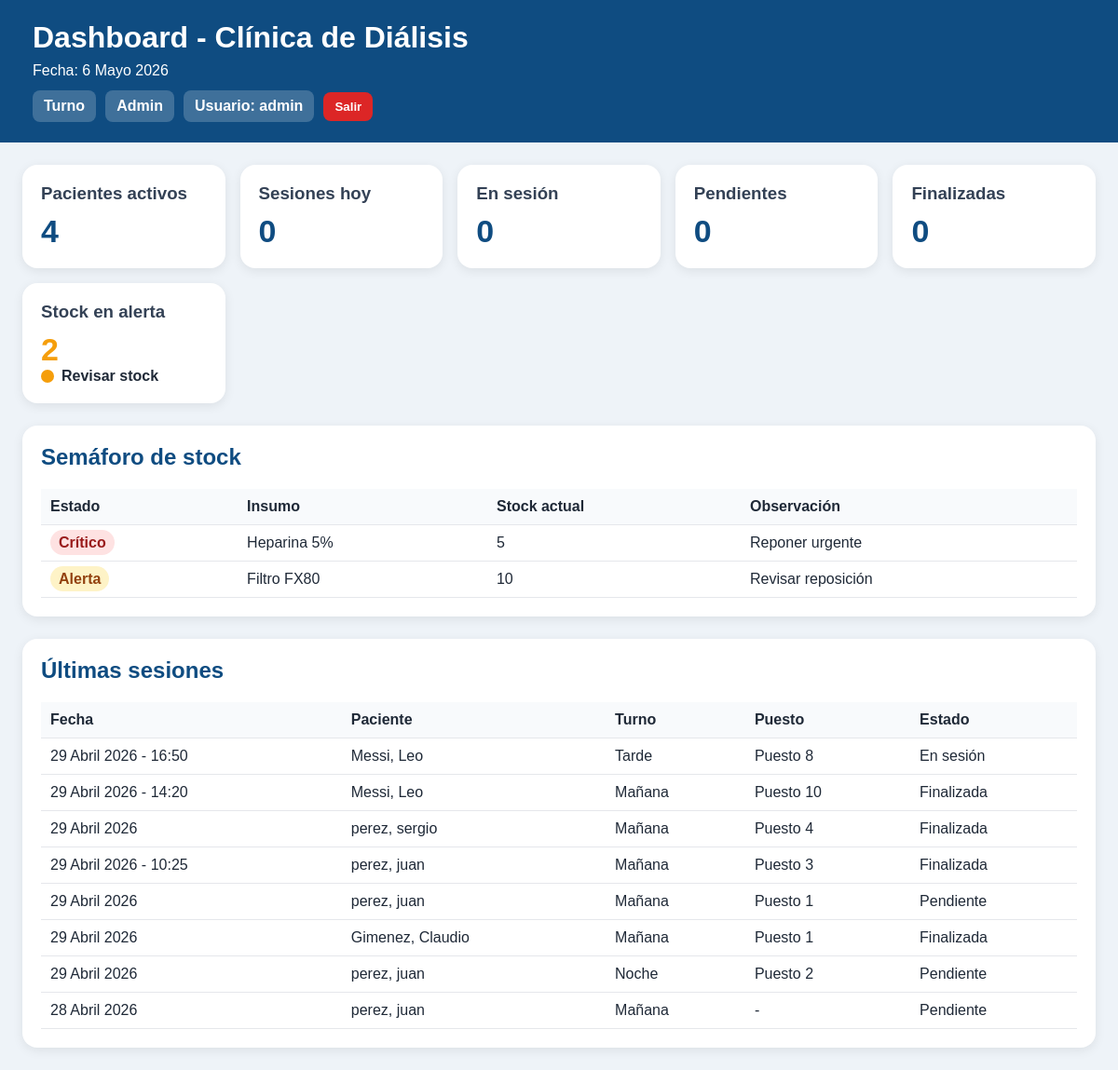
Before: /dashboard/ (signed in) with the older database file.
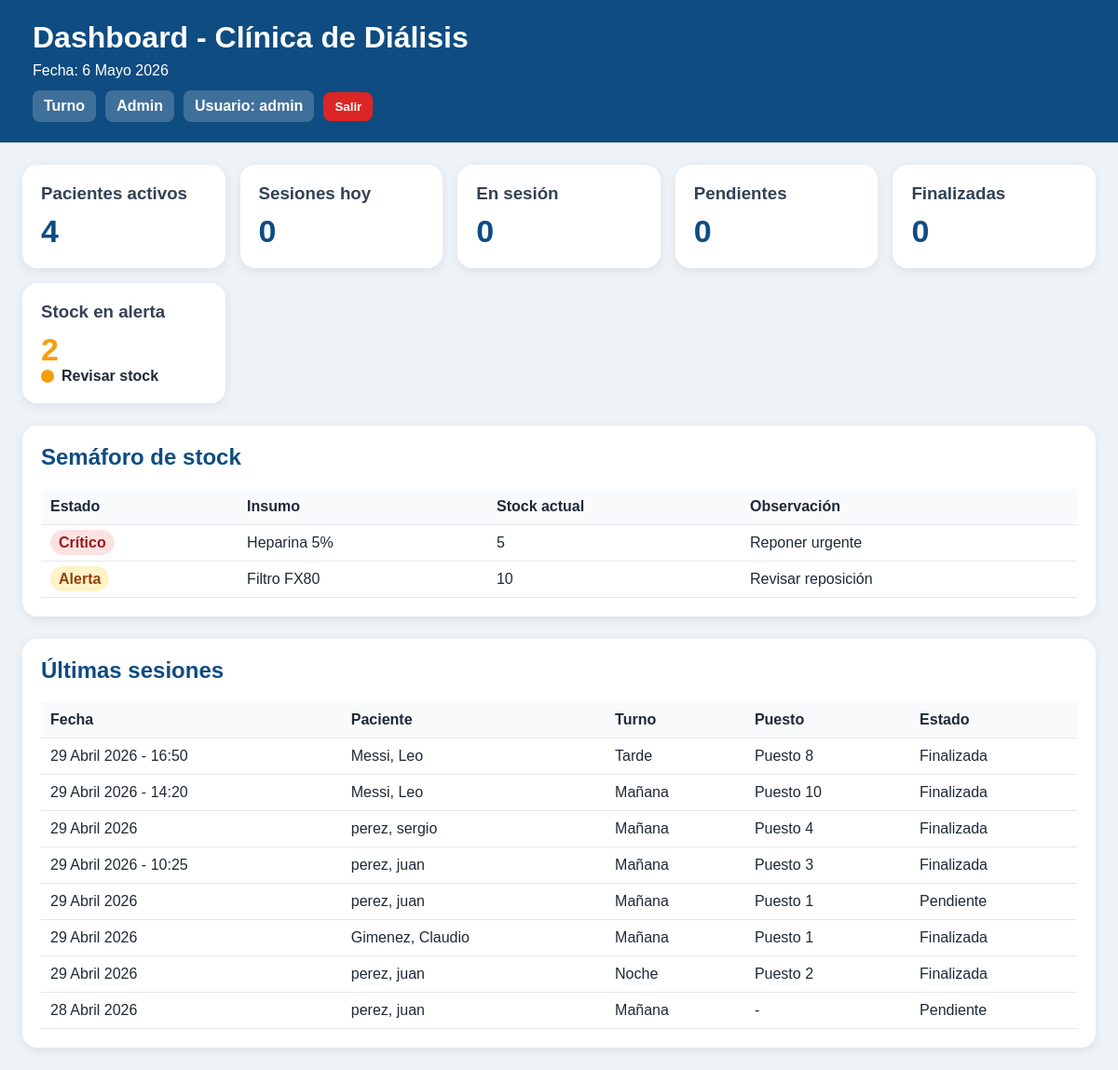
After: the same page with the newer database file.
### sesiones/models.py (models this page shows, shortened)
class SesionDialisis(models.Model):
    TURNO_CHOICES = [
        ("manana", "Mañana"),
        ("tarde", "Tarde"),
        ("noche", "Noche"),
    ]
    ESTADO_CHOICES = [
        ("pendiente", "Pendiente"),
        ("activa", "En sesión"),
        ("finalizada", "Finalizada"),
    ]
    paciente = models.ForeignKey(Paciente, on_delete=models.CASCADE)
    puesto = models.ForeignKey(Puesto, on_delete=models.SET_NULL, null=True, blank=True)
    fecha = models.DateField()
    turno = models.CharField(max_length=10, choices=TURNO_CHOICES)
    estado = models.CharField(max_length=20, choices=ESTADO_CHOICES, default="pendiente")
    peso_pre = models.DecimalField(max_digits=5, decimal_places=2, null=True, blank=True)
    peso_post = models.DecimalField(max_digits=5, decimal_places=2, null=True, blank=True)
    ta_inicial = models.CharField(max_length=20, blank=True)
    ta_final = models.CharField(max_length=20, blank=True)
    medicacion = models.TextField(blank=True)
    incidencias = models.TextField(blank=True)
    observaciones = models.TextField(blank=True)
    finalizada = models.BooleanField(default=False)
    creada_en = models.DateTimeField(auto_now_add=True)
    class Meta:
        ordering = ["-fecha", "turno"]

class PlanillaHemodialisis(models.Model):
    sesion = models.OneToOneField(SesionDialisis, on_delete=models.CASCADE)
    acceso_vascular = models.CharField(max_length=100, blank=True)
    dializador = models.CharField(max_length=100, blank=True)
    concentrado = models.CharField(max_length=100, blank=True)
    agujas = models.CharField(max_length=100, blank=True)
    talla = models.CharField(max_length=50, blank=True)
    peso_seco = models.DecimalField(max_digits=5, decimal_places=2, null=True, blank=True)
    td = models.CharField(max_length=50, blank=True)
    qb = models.CharField(max_length=50, blank=True)
    qd = models.CharField(max_length=50, blank=True)
    na = models.CharField(max_length=50, blank=True)
    peso_pre = models.DecimalField(max_digits=5, decimal_places=2, null=True, blank=True)
    peso_post = models.DecimalField(max_digits=5, decimal_places=2, null=True, blank=True)
    uf_prescripta = models.CharField(max_length=50, blank=True)
    temperatura_inicial = models.CharField(max_length=50, blank=True)
    frecuencia_cardiaca_inicial = models.CharField(max_length=50, blank=True)
    ta_inicial = models.CharField(max_length=50, blank=True)
    heparina_inicial = models.CharField(max_length=100, blank=True)
    hora_inicio = models.CharField(max_length=50, blank=True)
    temperatura_final = models.CharField(max_length=50, blank=True)
    ta_egreso = models.CharField(max_length=50, blank=True)
    frecuencia_cardiaca_final = models.CharField(max_length=50, blank=True)
    uf_final = models.CharField(max_length=50, blank=True)
    hora_fin = models.CharField(max_length=50, blank=True)
    atb = models.CharField(max_length=100, blank=True)
    observaciones = models.TextField(blank=True)

class Puesto(models.Model):
    numero = models.PositiveIntegerField(unique=True)
    activo = models.BooleanField(default=True)
    def __str__(self):
        return f"Puesto {self.numero}"

### pacientes/models.py (models this page shows)
class Paciente(models.Model):
    nombre = models.CharField(max_length=100)
    apellido = models.CharField(max_length=100)
    dni = models.CharField(max_length=20, unique=True)
    fecha_nacimiento = models.DateField(null=True, blank=True)
    telefono = models.CharField(max_length=30, blank=True)
    direccion = models.CharField(max_length=200, blank=True)
    obra_social = models.CharField(max_length=100, blank=True)
    diagnostico = models.TextField(blank=True)
    acceso_vascular = models.CharField(max_length=100, blank=True)
    medico_tratante = models.CharField(max_length=100, blank=True)
    activo = models.BooleanField(default=True)
    observaciones = models.TextField(blank=True)
    creado_en = models.DateTimeField(auto_now_add=True)
    class Meta:
        ordering = ["apellido", "nombre"]
    def __str__(self):
        return f"{self.apellido}, {self.nombre}"

### dashboard/views.py (the view)
# urls.py: path("dashboard/", views.inicio, name="inicio"),
@login_required
def inicio(request):
    hoy = date.today()
    pacientes_activos = Paciente.objects.filter(activo=True).count()
    sesiones_hoy = SesionDialisis.objects.filter(fecha=hoy).count()
    sesiones_activas = SesionDialisis.objects.filter(fecha=hoy, estado="activa", finalizada=False).count()
    sesiones_pendientes = SesionDialisis.objects.filter(fecha=hoy, estado="pendiente", finalizada=False).count()
    sesiones_finalizadas = SesionDialisis.objects.filter(fecha=hoy, finalizada=True).count()
    stock_alerta = 0
    insumos_alerta = []
    if Insumo:
        insumos_alerta = Insumo.objects.filter(
            activo=True,
            stock_actual__lte=20
        ).order_by("stock_actual")
        stock_alerta = insumos_alerta.count()
    ultimas_sesiones = list(
        SesionDialisis.objects.select_related("paciente", "puesto")
        .order_by("-fecha", "-id")[:8]
    )
    for s in ultimas_sesiones:
        try:
            s.planilla = s.planillahemodialisis
        except Exception:
            s.planilla = None
    context = {
        "hoy": hoy,
        "pacientes_activos": pacientes_activos,
        "sesiones_hoy": sesiones_hoy,
        "sesiones_activas": sesiones_activas,
        "sesiones_pendientes": sesiones_pendientes,
        "sesiones_finalizadas": sesiones_finalizadas,
        "stock_alerta": stock_alerta,
        "insumos_alerta": insumos_alerta,
        "ultimas_sesiones": ultimas_sesiones,
    }
    context.update(contexto_roles(request))
    return render(request, "dashboard/inicio.html", context)

### dashboard/views.py (called while the page is built)
def usuario_en_grupo(user, nombre_grupo):
    return user.groups.filter(name=nombre_grupo).exists()

def contexto_roles(request):
    return {
        "es_enfermero": usuario_en_grupo(request.user, "Enfermeros"),
        "es_medico": usuario_en_grupo(request.user, "Medicos"),
        "es_administracion": usuario_en_grupo(request.user, "Administracion"),
        "es_superadmin": request.user.is_superuser,
    }

### dashboard/templates/dashboard/inicio.html (shortened to what the changed rows need)
<!DOCTYPE html>
<html lang="es">
<head>
</head>
<body>
<div class="header">
    <h1>Dashboard - Clínica de Diálisis</h1>
</div>
<div class="container">
    <div class="panel">
        <h2>Semáforo de stock</h2>
        <table>
            <tr>
                <th>Estado</th>
                <th>Insumo</th>
                <th>Stock actual</th>
                <th>Observación</th>
            </tr>
        </table>
    </div>
    <div class="panel">
        <h2>Últimas sesiones</h2>
        <table>
            <tr>
                <th>Fecha</th>
                <th>Paciente</th>
                <th>Turno</th>
                <th>Puesto</th>
                <th>Estado</th>
            </tr>
            {% for s in ultimas_sesiones %}
            <tr>
                <td>
                    {{ s.fecha }}
                    {% if s.planilla and s.planilla.hora_inicio %}
                        - {{ s.planilla.hora_inicio }}
                    {% endif %}
                </td>
                <td>{{ s.paciente }}</td>
                <td>{{ s.get_turno_display }}</td>
                <td>{{ s.puesto|default:"-" }}</td>
                <td>{{ s.get_estado_display }}</td>
            </tr>
            {% empty %}
            <tr>
                <td colspan="5">No hay sesiones cargadas.</td>
            </tr>
            {% endfor %}
        </table>
    </div>
</div>
</body>
</html>

Changed rows visible on the page:
changed SesionDialisis "Tarde": estado "En sesión" → "Finalizada"
changed SesionDialisis "Noche": estado "Pendiente" → "Finalizada"
